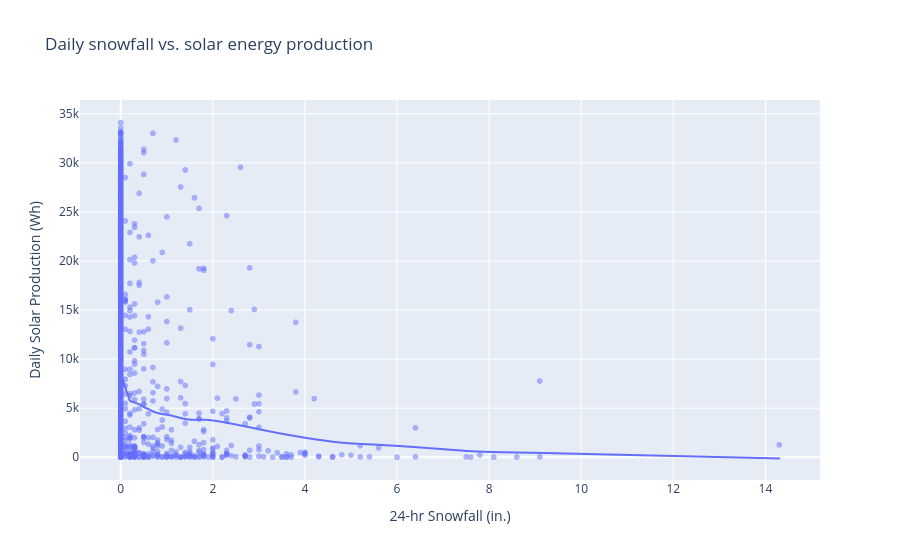

The notebook cell this image was saved under:
### Markdown cell above
#### Scatterplots - Snowfall & Snowpack vs. Solar production

### Code cell
fig = px.scatter(
    snow_solar,
    x='snowfall',
    y='dailyTotal',
    opacity=.5,
    # use LOWESS for trendline
    trendline='lowess',
    title='Daily snowfall vs. Solar energy production',
    labels={
        'snowfall': '24-hr Snowfall (in.)',
        'dailyTotal': 'Daily Solar Production (Wh)'
    }
)
fig.show()

### Figure 1 — Plotly figure (JSON) as saved in the notebook; plotly's stock layout.template omitted (floating-point values rounded to 4 significant figures; data arrays with more than 128 entries replaced by an {"elided": "..."} marker saying what was removed)
{"data": [{"hovertemplate": "24-hr Snowfall (in.)=%{x}<br>Daily Solar Production (Wh)=%{y}<extra></extra>", "legendgroup": "", "marker": {"color": "#636efa", "opacity": 0.5, "symbol": "circle"}, "mode": "markers", "name": "", "showlegend": false, "type": "scattergl", "x": {"elided": "2061 float values"}, "xaxis": "x", "y": {"elided": "2061 float values"}, "yaxis": "y"}, {"hovertemplate": "<b>LOWESS trendline</b><br><br>24-hr Snowfall (in.)=%{x}<br>Daily Solar Production (Wh)=%{y} <b>(trend)</b><extra></extra>", "legendgroup": "", "marker": {"color": "#636efa", "symbol": "circle"}, "mode": "lines", "name": "", "showlegend": false, "type": "scattergl", "x": {"elided": "2061 float values"}, "xaxis": "x", "y": {"elided": "2061 float values"}, "yaxis": "y"}], "layout": {"legend": {"tracegroupgap": 0}, "title": {"text": "Daily snowfall vs. solar energy production"}, "xaxis": {"anchor": "y", "domain": [0, 1], "title": {"text": "24-hr Snowfall (in.)"}}, "yaxis": {"anchor": "x", "domain": [0, 1], "title": {"text": "Daily Solar Production (Wh)"}}}}
